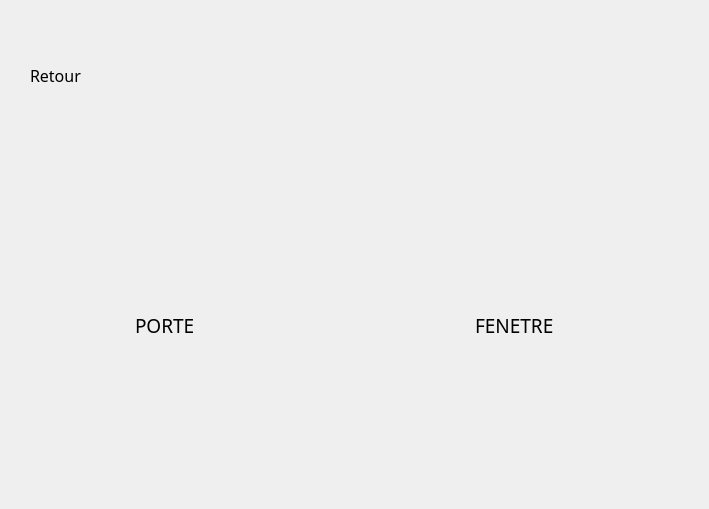
    <widget class="QWidget" name="page_1_ajout_p_f">
     <widget class="QLabel" name="label_2">
      <property name="geometry">
       <rect>
        <x>0</x>
        <y>0</y>
        <width>700</width>
        <height>500</height>
       </rect>
      </property>
      <property name="text">
       <string/>
      </property>
     </widget>
     <widget class="QPushButton" name="pushButton_ajou_p">
      <property name="geometry">
       <rect>
        <x>100</x>
        <y>150</y>
        <width>150</width>
        <height>150</height>
       </rect>
      </property>
      <property name="styleSheet">
       <string notr="true">border-style: solid;</string>
      </property>
      <property name="text">
       <string/>
      </property>
     </widget>
     <widget class="QPushButton" name="pushButton_ajou_f">
      <property name="geometry">
       <rect>
        <x>450</x>
        <y>150</y>
        <width>150</width>
        <height>150</height>
       </rect>
      </property>
      <property name="styleSheet">
       <string notr="true">border-style: solid;</string>
      </property>
      <property name="text">
       <string/>
      </property>
     </widget>
     <widget class="QPushButton" name="pushButton_return_0">
      <property name="geometry">
       <rect>
        <x>35</x>
        <y>10</y>
        <width>50</width>
        <height>50</height>
       </rect>
      </property>
      <property name="styleSheet">
       <string notr="true">border-style: solid;</string>
      </property>
      <property name="text">
       <string/>
      </property>
     </widget>
     <widget class="QLabel" name="label_25">
      <property name="geometry">
       <rect>
        <x>30</x>
        <y>60</y>
        <width>61</width>
        <height>30</height>
       </rect>
      </property>
      <property name="font">
       <font>
        <family>Arial Rounded MT Bold</family>
        <pointsize>12</pointsize>
       </font>
      </property>
      <property name="text">
       <string>Retour</string>
      </property>
     </widget>
     <widget class="QLabel" name="label_26">
      <property name="geometry">
       <rect>
        <x>135</x>
        <y>310</y>
        <width>85</width>
        <height>30</height>
       </rect>
      </property>
      <property name="font">
       <font>
        <family>Gill Sans Ultra Bold</family>
        <pointsize>14</pointsize>
       </font>
      </property>
      <property name="text">
       <string>PORTE</string>
      </property>
     </widget>
     <widget class="QLabel" name="label_27">
      <property name="geometry">
       <rect>
        <x>475</x>
        <y>310</y>
        <width>101</width>
        <height>30</height>
       </rect>
      </property>
      <property name="font">
       <font>
        <family>Gill Sans Ultra Bold</family>
        <pointsize>14</pointsize>
       </font>
      </property>
      <property name="text">
       <string>FENETRE</string>
      </property>
     </widget>
     <widget class="QLabel" name="label_49">
      <property name="geometry">
       <rect>
        <x>550</x>
        <y>0</y>
        <width>150</width>
        <height>150</height>
       </rect>
      </property>
      <property name="text">
       <string/>
      </property>
     </widget>
    </widget>
